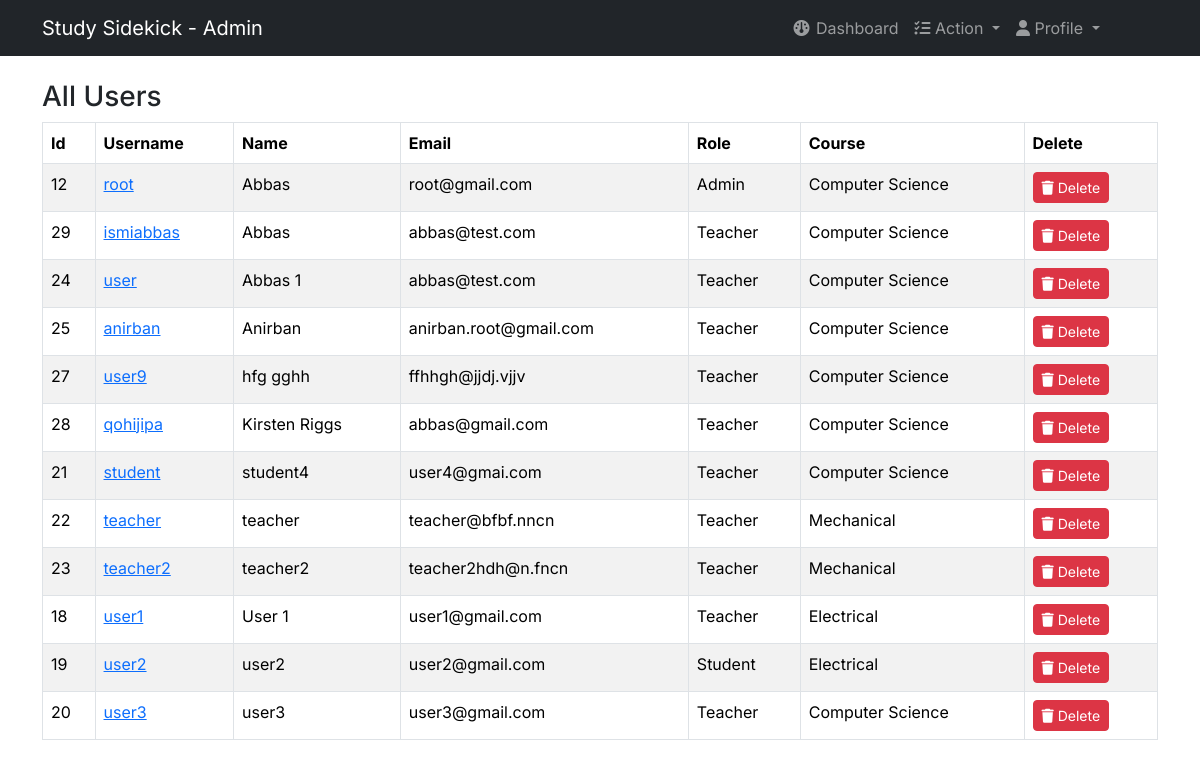
The page /dashboard/users.php (signed in) on the database as committed earlier.
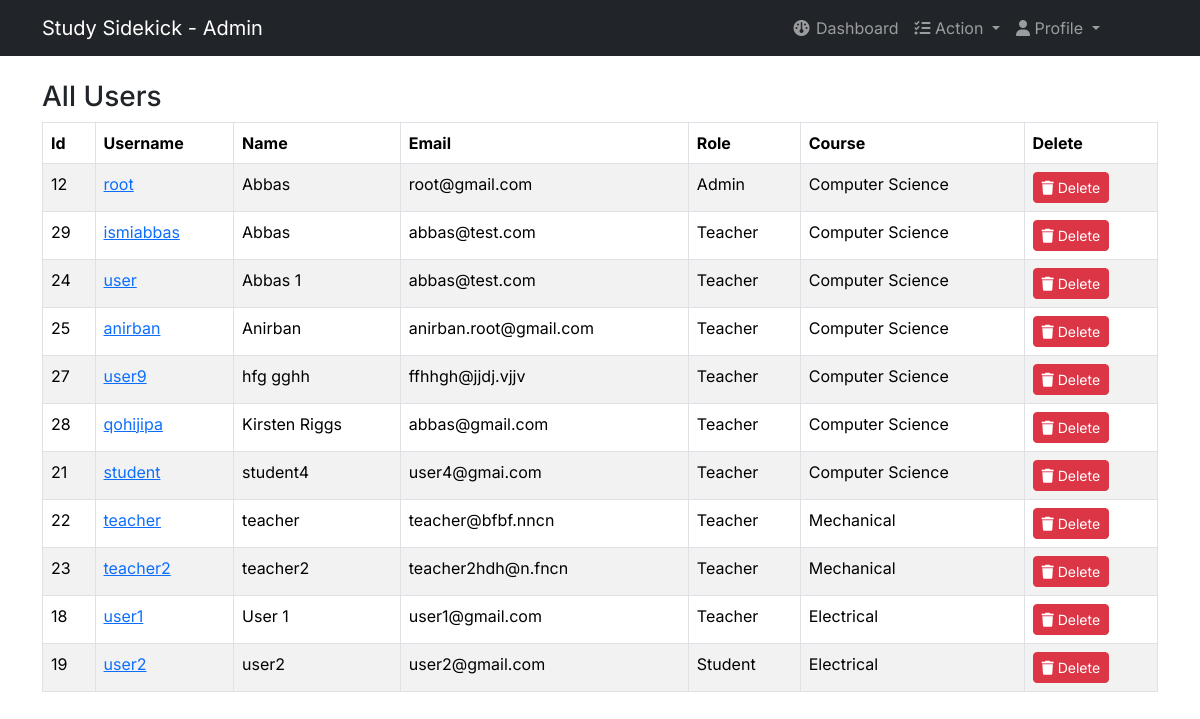
The same page on the database as committed later.
### tables this page shows
CREATE TABLE IF NOT EXISTS `users` (
  `id` int NOT NULL AUTO_INCREMENT,
  `username` varchar(225) NOT NULL,
  `name` varchar(225) NOT NULL,
  `about` varchar(300) NOT NULL DEFAULT 'N/A',
  `role` varchar(225) NOT NULL,
  `email` varchar(225) NOT NULL,
  `token` varchar(225) NOT NULL,
  `gender` varchar(225) NOT NULL,
  `password` varchar(225) NOT NULL,
  `course` varchar(225) NOT NULL,
  `image` varchar(225) NOT NULL DEFAULT 'profile.jpg',
  `joindate` varchar(225) NOT NULL,
  PRIMARY KEY (`id`)
);

### dashboard/users.php (the view, shortened to what this page needs)
<?php
include "includes/adminheader.php";
?>
<!DOCTYPE html>
<html lang="en">
<head>
</head>
<body>
    <?php include "includes/adminnav.php"; ?>
    <?php
    if ($_SESSION['role'] == 'admin') {
    ?>
        <div class="container mt-4 w-100">
            <h3>All Users</h3>
            <table class="table table-bordered table-striped table-hover">
                <thead>
                    <tr>
                        <th>Id</th>
                        <th>Username</th>
                        <th>Name</th>
                        <th>Email</th>
                        <th>Role</th>
                        <th>Course</th>
                        <th>Delete</th>
                    </tr>
                </thead>
                <tbody>
                    <?php
                    $query = "SELECT * FROM users ORDER BY name ASC";
                    $select_users = mysqli_query($conn, $query) or die(mysqli_error($conn));
                    if (mysqli_num_rows($select_users) > 0) {
                        while ($row = mysqli_fetch_array($select_users)) {
                            $user_id = $row['id'];
                            $username = $row['username'];
                            $name = $row['name'];
                            $user_email = $row['email'];
                            $user_role = $row['role'];
                            $user_course = $row['course'];
                            echo "<tr>";
                            echo "<td>$user_id</td>";
                            echo "<td><a href='viewprofile.php?name=$username' target='_blank'>$username</a></td>";
                            echo "<td>$name</td>";
                            echo "<td>$user_email</td>";
                            echo "<td class='capitalize'>$user_role</td>";
                            echo "<td class='capitalize'>$user_course</td>";
                            echo "<td><a class='btn btn-danger btn-sm' onClick=\"javascript: return confirm('Are you sure you want to delete this user?')\" href='users.php?delete=$user_id'><i class='fa fa-trash'></i> Delete</a></td>";
                            echo "</tr>";
                        }
                    }
                    ?>
                </tbody>
            </table>
        </div>
    <?php
    } else {
        header("location: index.php");
    }
    ?>
</body>
</html>

### dashboard/includes/adminheader.php (shortened to what this page needs)
<!DOCTYPE html>
<html lang="en">
<head>
    <link href="https://cdn.jsdelivr.net/npm/bootstrap@5.3.2/dist/css/bootstrap.min.css" rel="stylesheet">
    <link rel="stylesheet" href="https://cdnjs.cloudflare.com/ajax/libs/font-awesome/6.5.1/css/all.min.css" />
</head>

### dashboard/includes/adminnav.php (shortened to what this page needs)
<nav class="navbar navbar-expand-lg navbar-dark bg-dark p-2">
    <div class="container">
        <a class="navbar-brand" href="index">Study Sidekick
            <?php if ($_SESSION['role'] == 'admin') { ?>
                <span> - Admin</span>
            <?php } ?>
        </a>
        <div class="collapse navbar-collapse" id="navbarNav">
            <ul class="navbar-nav ms-auto">
                <li class="nav-item">
                    <a class="nav-link" href="index" class="active">
                        <i class="fa fa-fw fa-dashboard"></i>
                        Dashboard
                    </a>
                </li>
                <?php if ($_SESSION['role'] == 'admin') { ?>
                    <li class="dropdown nav-item">
                        <div class="nav-link dropdown-toggle" href="#" id="navbarDropdownNotes" role="button" data-bs-toggle="dropdown" aria-expanded="false">
                            <i class="fa-solid fa-list-check"></i>
                            Action
                        </div>
                    </li>
                <?php } ?>
                <li class="dropdown" style="width: 150px;">
                    <a class="nav-link dropdown-toggle" type="button" id="dropdownMenuButton1" data-bs-toggle="dropdown" aria-expanded="false">
                        <i class="fa fa-user"></i>
                        <span class="text-capitalize">
                            Profile
                        </span>
                    </a>
                </li>
            </ul>
        </div>
    </div>
</nav>

### dashboard/includes/adminheader.php (style rules this page uses)
* { font-family: 'Inter', sans-serif; }

### dashboard/users.php (style rules this page uses)
.capitalize { text-transform: capitalize; }

Rows that differ between the two databases and show on the page:
removed users: id "20", username "user3", name "user3", email "user3@gmail.com", role "Teacher", course "Computer Science"
